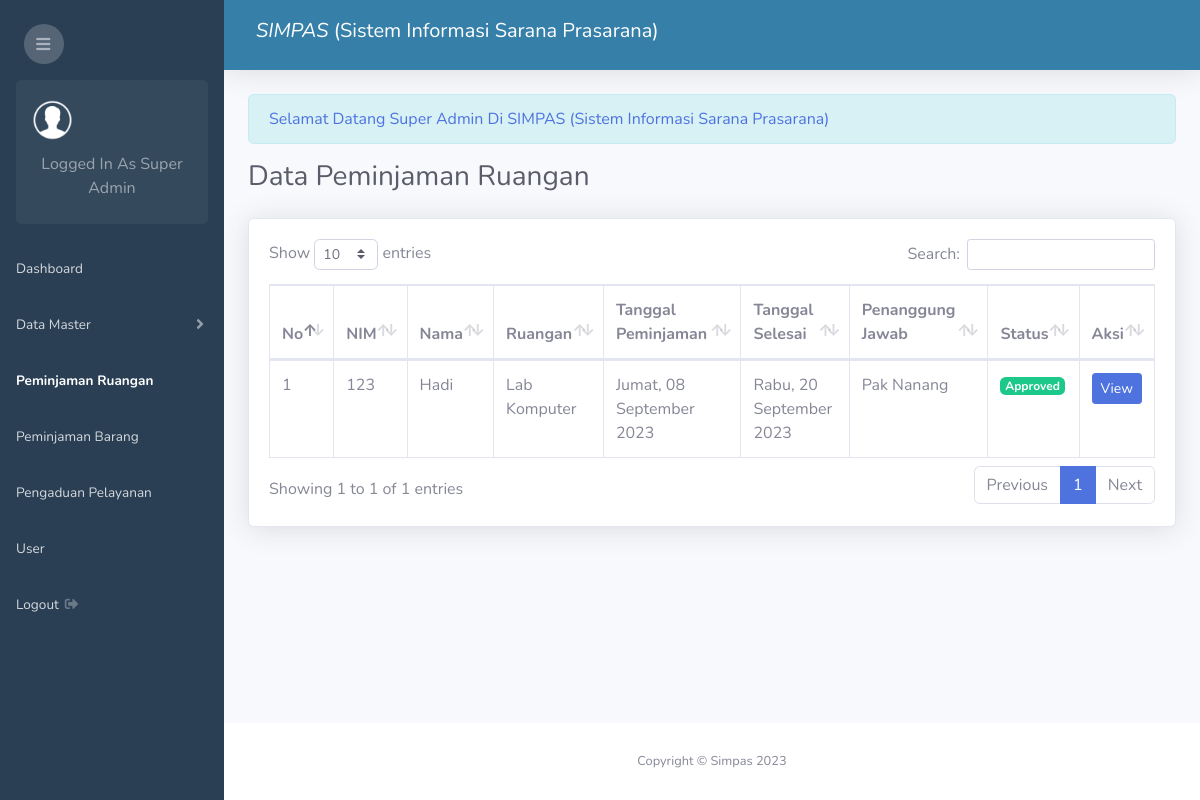
The app's page /admin.php?page=peminjaman-ruangan (signed in), older data.
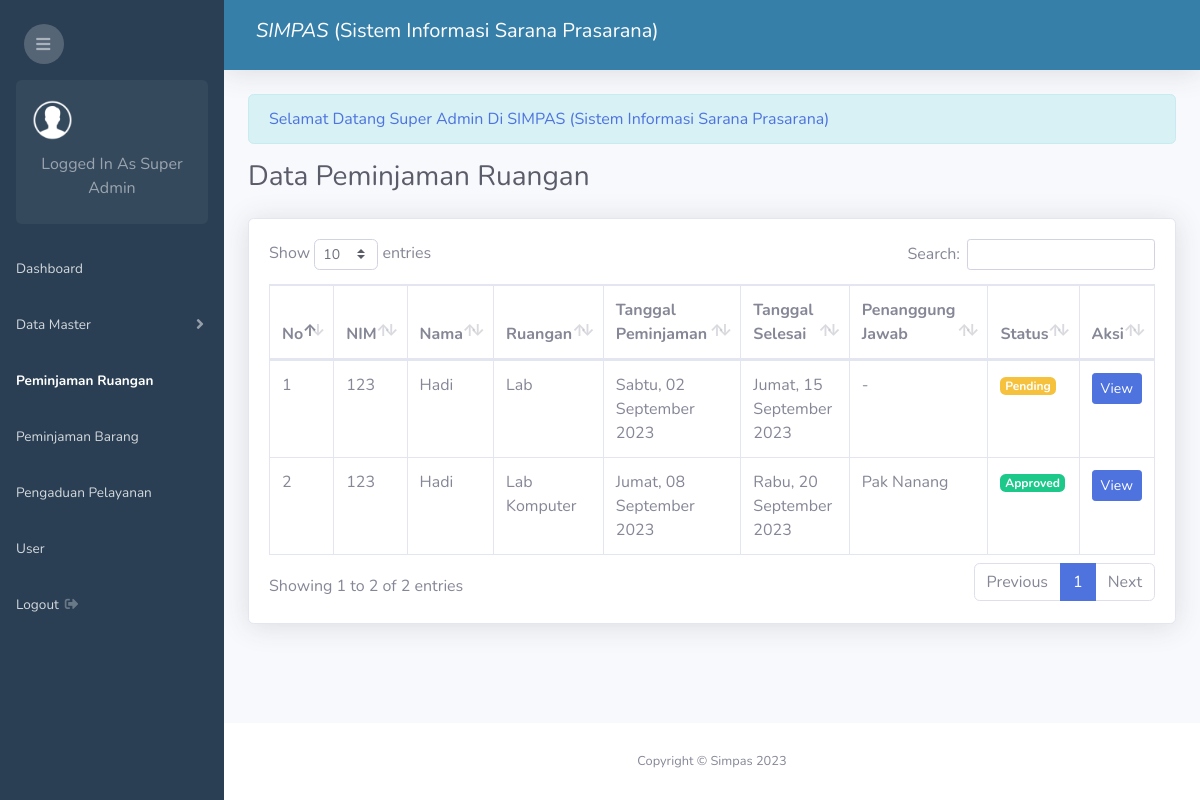
The same page, newer data.
### tables this page shows
CREATE TABLE `peminjaman_ruangan` (
  `id_peminjaman_ruangan` int(11) NOT NULL,
  `mahasiswa_id` int(11) NOT NULL,
  `ruangan_id` int(11) NOT NULL,
  `tujuan` text NOT NULL,
  `tanggal_peminjaman` date NOT NULL,
  `tanggal_selesai` date NOT NULL,
  `status` enum('Approved','Disapproved','Pending') NOT NULL DEFAULT 'Pending',
  `pj` varchar(100) DEFAULT NULL,
  `created_at` timestamp NOT NULL DEFAULT current_timestamp(),
  `user_id` int(11) DEFAULT NULL
);

CREATE TABLE `mahasiswa` (
  `id_mahasiswa` int(11) NOT NULL,
  `nama_mahasiswa` varchar(200) NOT NULL,
  `nim` varchar(50) NOT NULL,
  `semester` int(11) NOT NULL,
  `prodi` varchar(100) NOT NULL,
  `password` varchar(100) NOT NULL
);

CREATE TABLE `ruangan` (
  `id_ruangan` int(11) NOT NULL,
  `nama_ruangan` varchar(100) NOT NULL,
  `lokasi` varchar(50) NOT NULL
);

### date_formatter.php (called while the page is built, shortened)
<?php
function formatDateIndonesia2($timestamp) {
    $dateTime = new DateTime($timestamp);
    $formattedDate = $dateTime->format('l, d F Y');
    $dayTranslation = [
        'Monday'    => 'Senin',
        'Tuesday'   => 'Selasa',
        'Wednesday' => 'Rabu',
        'Thursday'  => 'Kamis',
        'Friday'    => 'Jumat',
        'Saturday'  => 'Sabtu',
        'Sunday'    => 'Minggu',
    ];
    $monthTranslation = [
        'January'   => 'Januari',
        'February'  => 'Februari',
        'March'     => 'Maret',
        'April'     => 'April',
        'May'       => 'Mei',
        'June'      => 'Juni',
        'July'      => 'Juli',
        'August'    => 'Agustus',
        'September' => 'September',
        'October'   => 'Oktober',
        'November'  => 'November',
        'December'  => 'Desember',
    ];
    foreach ($dayTranslation as $en => $id) {
        $formattedDate = str_replace($en, $id, $formattedDate);
    }
    foreach ($monthTranslation as $en => $id) {
        $formattedDate = str_replace($en, $id, $formattedDate);
    }
    return $formattedDate;
}
?>

### peminjaman_ruangan/index.php (the view, shortened to what the changed rows need)
<?php require 'date_formatter.php'; ?>
<div class="d-sm-flex align-items-center justify-content-between mb-4">
    <h1 class="h3 mb-0 text-gray-800">Data Peminjaman Ruangan</h1>
</div>
<div class="card shadow mb-4">
    <div class="card-body">
        <div class="table-responsive">
            <?php if($_SESSION['level'] == 'mahasiswi') { ?>
            <table class="table table-bordered" id="dataTable" width="100%" cellspacing="0">
                <thead>
                    <tr>
                        <th>No</th>
                        <th>Ruangan</th>
                        <th>Tanggal Peminjaman</th>
                        <th>Tanggal Selesai</th>
                        <th>Penanggung Jawab</th>
                        <th>Status</th>
                        <th>Aksi</th>
                    </tr>
                </thead>
                <tbody>
                <?php
                    $id_mahasiswa = $_SESSION['id'];
                    $no = 1;
                    $sql = mysqli_query($conn, "SELECT * FROM peminjaman_ruangan JOIN ruangan ON peminjaman_ruangan.ruangan_id = ruangan.id_ruangan WHERE mahasiswa_id = '$id_mahasiswa' ORDER BY id_peminjaman_ruangan DESC");
                    while($row = mysqli_fetch_assoc($sql)){
                ?>
                <tr>
                    <td><?php echo $no++ ?></td>
                    <td><?php echo $row['nama_ruangan'] ?></td>
                    <td><?php echo formatDateIndonesia2($row['tanggal_peminjaman']) ?></td>
                    <td><?php echo formatDateIndonesia2($row['tanggal_selesai']) ?></td>
                    <td><?php echo $row['pj'] == null ? '-' : $row['pj'] ?></td>
                    <td>
                        <?php if($row['status'] == "Pending"){ ?>
                            <span class="badge badge-warning"><?php echo $row['status'] ?></span>
                        <?php } elseif($row['status'] == "Disapproved") { ?>
                            <span class="badge badge-danger"><?php echo $row['status'] ?></span>
                        <?php } else { ?>
                            <span class="badge badge-success"><?php echo $row['status'] ?></span>
                        <?php } ?>
                    </td>
                    <td>
                        <a class="btn btn-sm btn-primary" href="admin.php?page=view-peminjaman-ruangan&id=<?php echo $row['id_peminjaman_ruangan'] ?>">View</a>
                    </td>
                </tr>
                <?php } ?>
                </tbody>
            </table>
            <?php }else{ ?>
                <table class="table table-bordered" id="dataTable" width="100%" cellspacing="0">
                <thead>
                    <tr>
                        <th>No</th>
                        <th>NIM</th>
                        <th>Nama</th>
                        <th>Ruangan</th>
                        <th>Tanggal Peminjaman</th>
                        <th>Tanggal Selesai</th>
                        <th>Penanggung Jawab</th>
                        <th>Status</th>
                        <th>Aksi</th>
                    </tr>
                </thead>
                <tbody>
                <?php
                    $no = 1;
                    $sql = mysqli_query($conn, "SELECT * FROM peminjaman_ruangan JOIN ruangan ON peminjaman_ruangan.ruangan_id = ruangan.id_ruangan JOIN mahasiswa ON peminjaman_ruangan.mahasiswa_id = mahasiswa.id_mahasiswa ORDER BY peminjaman_ruangan.id_peminjaman_ruangan DESC");
                    while($row = mysqli_fetch_assoc($sql)){
                ?>
                <tr>
                    <td><?php echo $no++ ?></td>
                    <td><?php echo $row['nim'] ?></td>
                    <td><?php echo $row['nama_mahasiswa'] ?></td>
                    <td><?php echo $row['nama_ruangan'] ?></td>
                    <td><?php echo formatDateIndonesia2($row['tanggal_peminjaman']) ?></td>
                    <td><?php echo formatDateIndonesia2($row['tanggal_selesai']) ?></td>
                    <td><?php echo $row['pj'] == null ? '-' : $row['pj'] ?></td>
                    <td>
                        <?php if($row['status'] == "Pending"){ ?>
                            <span class="badge badge-warning"><?php echo $row['status'] ?></span>
                        <?php } elseif($row['status'] == "Disapproved") { ?>
                            <span class="badge badge-danger"><?php echo $row['status'] ?></span>
                        <?php } else { ?>
                            <span class="badge badge-success"><?php echo $row['status'] ?></span>
                        <?php } ?>
                    </td>
                    <td>
                        <a class="btn btn-sm btn-primary" href="admin.php?page=view-peminjaman-ruangan&id=<?php echo $row['id_peminjaman_ruangan'] ?>">View</a>
                    </td>
                </tr>
                <?php } ?>
                </tbody>
            </table>
            <?php } ?>
        </div>
    </div>
</div>

Row changes from the older to the newer data that the page shows:
added peminjaman_ruangan: mahasiswa.nim "123", mahasiswa.nama_mahasiswa "Hadi", ruangan.nama_ruangan "Lab", tanggal_peminjaman "Sabtu, 02 September 2023", tanggal_selesai "Jumat, 15 September 2023", status "Pending"
Text that changed along with them:
text written by a page script: "Show entries Search: Showing 1 to 1 of 1 entries Previous 1 Next" → "Show entries Search: Showing 1 to 2 of 2 entries Previous 1 Next"
